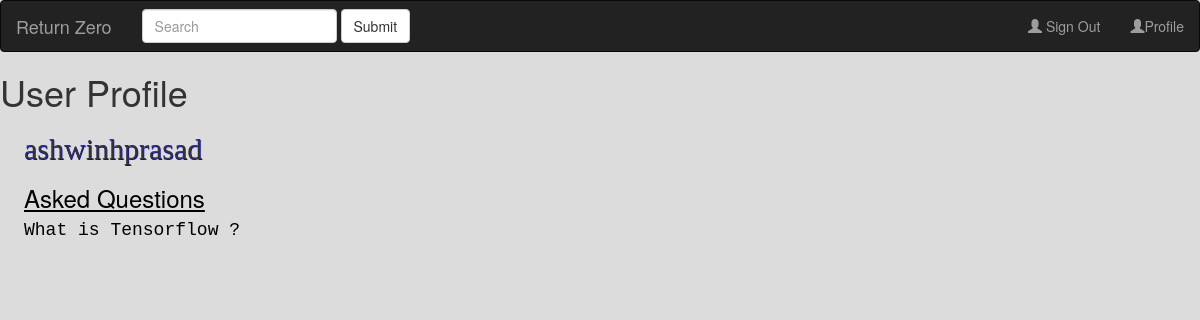
Page /user/profile/ (signed in) on the earlier database version.
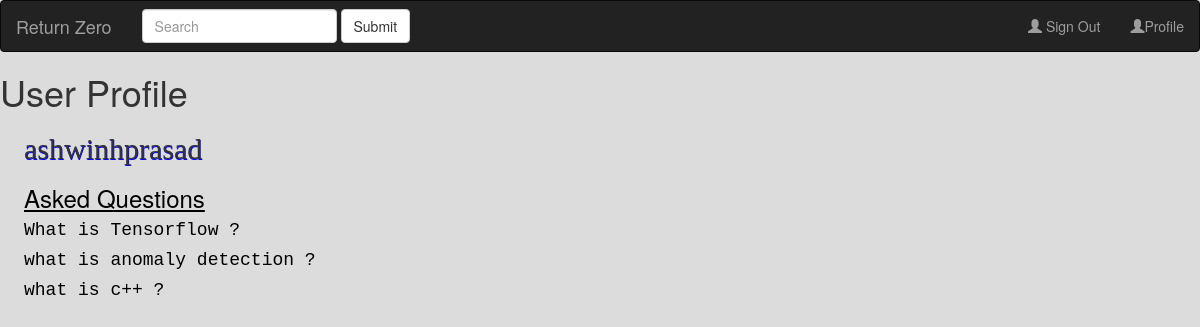
Same page on the later database version.
### qa/models.py (models this page shows, shortened)
class questions(models.Model):
    question_name = models.CharField(max_length=500)
    asked_by = models.ForeignKey(UserModel,on_delete=models.CASCADE)
    uploaded_at = models.DateTimeField(auto_now_add=True)
    answer_ques = models.ManyToManyField(answers,blank=True)

### user/views.py (the view)
# urls.py: path('profile/',UserProfile,name='userprofile')
def UserProfile(request):
    context = {}
    profile = request.user
    context['profile'] = profile
    try:
        context['questions'] = questions.objects.filter(asked_by=profile)
    except:
        context['questions'] = None
    return render(request,"user/profile.html",context)

### user/templates/user/profile.html
{% extends "./base.html" %}
  {% block bodyblock %}
  <h1>User Profile</h1>
    <h2 id="profile_name">{{ profile.name }}</h2>
    {% if questions %}
      <h3>Asked Questions</h3>
      {% for question in  questions.all %}
        <a href="/qa/details/{{question.id}}"><h4>{{ question.question_name }}</h4></a>
      {% endfor %}
    {% endif %}
  {% endblock %}

Differences in the rows shown:
added questions: question_name "what is anomaly detection ?"
added questions: question_name "what is c++ ?"
